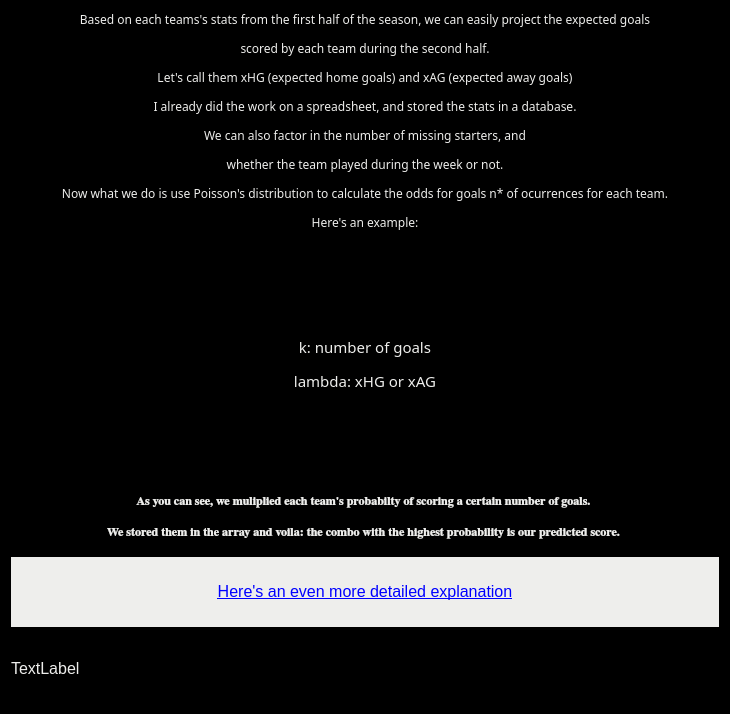
<?xml version="1.0" encoding="UTF-8"?>
<ui version="4.0">
 <class>Dialog</class>
 <widget class="QDialog" name="Dialog">
  <property name="geometry">
   <rect>
    <x>0</x>
    <y>0</y>
    <width>730</width>
    <height>714</height>
   </rect>
  </property>
  <property name="font">
   <font>
    <pointsize>12</pointsize>
   </font>
  </property>
  <property name="windowTitle">
   <string>How does this work</string>
  </property>
  <property name="styleSheet">
   <string notr="true">background-color: rgb(0, 0, 0);</string>
  </property>
  <layout class="QVBoxLayout" name="verticalLayout">
   <item>
    <widget class="QLabel" name="label_2">
     <property name="font">
      <font>
       <family>TeX Gyre Pagella Math</family>
       <weight>50</weight>
       <bold>false</bold>
      </font>
     </property>
     <property name="styleSheet">
      <string notr="true">background-color: rgb(0, 0, 0);
color: rgb(238, 238, 236);</string>
     </property>
     <property name="text">
      <string>&lt;html&gt;&lt;head/&gt;&lt;body&gt;&lt;p align=&quot;center&quot;&gt;Based on each teams's stats from the first half of the season, we can easily project the expected goals&lt;/p&gt;&lt;p align=&quot;center&quot;&gt;scored by each team during the second half.&lt;/p&gt;&lt;p align=&quot;center&quot;&gt;Let's call them xHG (expected home goals) and xAG (expected away goals)&lt;/p&gt;&lt;p align=&quot;center&quot;&gt;I already did the work on a spreadsheet, and stored the stats in a database.&lt;/p&gt;&lt;p align=&quot;center&quot;&gt;We can also factor in the number of missing starters, and&lt;/p&gt;&lt;p align=&quot;center&quot;&gt;whether the team played during the week or not.&lt;/p&gt;&lt;p align=&quot;center&quot;&gt;Now what we do is use Poisson's distribution to calculate the odds for goals n* of ocurrences for each team.&lt;/p&gt;&lt;p align=&quot;center&quot;&gt;Here's an example:&lt;br/&gt;&lt;/p&gt;&lt;/body&gt;&lt;/html&gt;</string>
     </property>
    </widget>
   </item>
   <item>
    <widget class="QLabel" name="label_4">
     <property name="text">
      <string>&lt;html&gt;&lt;head/&gt;&lt;body&gt;&lt;p align=&quot;center&quot;&gt;&lt;img src=&quot;:/Pictures/poisson.png&quot;/&gt;&lt;/p&gt;&lt;/body&gt;&lt;/html&gt;</string>
     </property>
    </widget>
   </item>
   <item>
    <widget class="QLabel" name="label_7">
     <property name="font">
      <font>
       <family>TeX Gyre Pagella Math</family>
       <pointsize>11</pointsize>
      </font>
     </property>
     <property name="styleSheet">
      <string notr="true">color: rgb(238, 238, 236);</string>
     </property>
     <property name="text">
      <string>&lt;html&gt;&lt;head/&gt;&lt;body&gt;&lt;p align=&quot;center&quot;&gt;k: number of goals&lt;/p&gt;&lt;p align=&quot;center&quot;&gt;lambda: xHG or xAG&lt;/p&gt;&lt;/body&gt;&lt;/html&gt;</string>
     </property>
    </widget>
   </item>
   <item>
    <widget class="QLabel" name="label_5">
     <property name="text">
      <string>&lt;html&gt;&lt;head/&gt;&lt;body&gt;&lt;p align=&quot;center&quot;&gt;&lt;img src=&quot;:/Pictures/array.png&quot;/&gt;&lt;/p&gt;&lt;/body&gt;&lt;/html&gt;</string>
     </property>
    </widget>
   </item>
   <item>
    <widget class="QLabel" name="label_6">
     <property name="font">
      <font>
       <family>TeX Gyre Termes</family>
       <weight>75</weight>
       <italic>false</italic>
       <bold>true</bold>
      </font>
     </property>
     <property name="styleSheet">
      <string notr="true">background-color: rgb(0, 0, 0);
color: rgb(238, 238, 236);</string>
     </property>
     <property name="text">
      <string>&lt;html&gt;&lt;head/&gt;&lt;body&gt;&lt;p align=&quot;center&quot;&gt;As you can see, we muliplied each team's probabilty of scoring a certain number of goals. &lt;/p&gt;&lt;p align=&quot;center&quot;&gt;We stored them in the array and voila: the combo with the highest probability is our predicted score. &lt;/p&gt;&lt;/body&gt;&lt;/html&gt;</string>
     </property>
    </widget>
   </item>
   <item>
    <widget class="QLabel" name="label_8">
     <property name="styleSheet">
      <string notr="true">background-color: rgb(238, 238, 236);</string>
     </property>
     <property name="text">
      <string>&lt;html&gt;&lt;head/&gt;&lt;body&gt;&lt;p align=&quot;center&quot;&gt;&lt;a href=&quot;https://help.smarkets.com/hc/en-gb/articles/115001457989-How-to-calculate-Poisson-distribution-for-football-betting&quot;&gt;&lt;span style=&quot; text-decoration: underline; color:#0000ff;&quot;&gt;Here's an even more detailed explanation&lt;/span&gt;&lt;/a&gt;&lt;/p&gt;&lt;/body&gt;&lt;/html&gt;</string>
     </property>
    </widget>
   </item>
   <item>
    <widget class="QLabel" name="label">
     <property name="styleSheet">
      <string notr="true">color: rgb(238, 238, 236);</string>
     </property>
     <property name="text">
      <string>TextLabel</string>
     </property>
    </widget>
   </item>
  </layout>
 </widget>
 <resources/>
 <connections/>
</ui>
